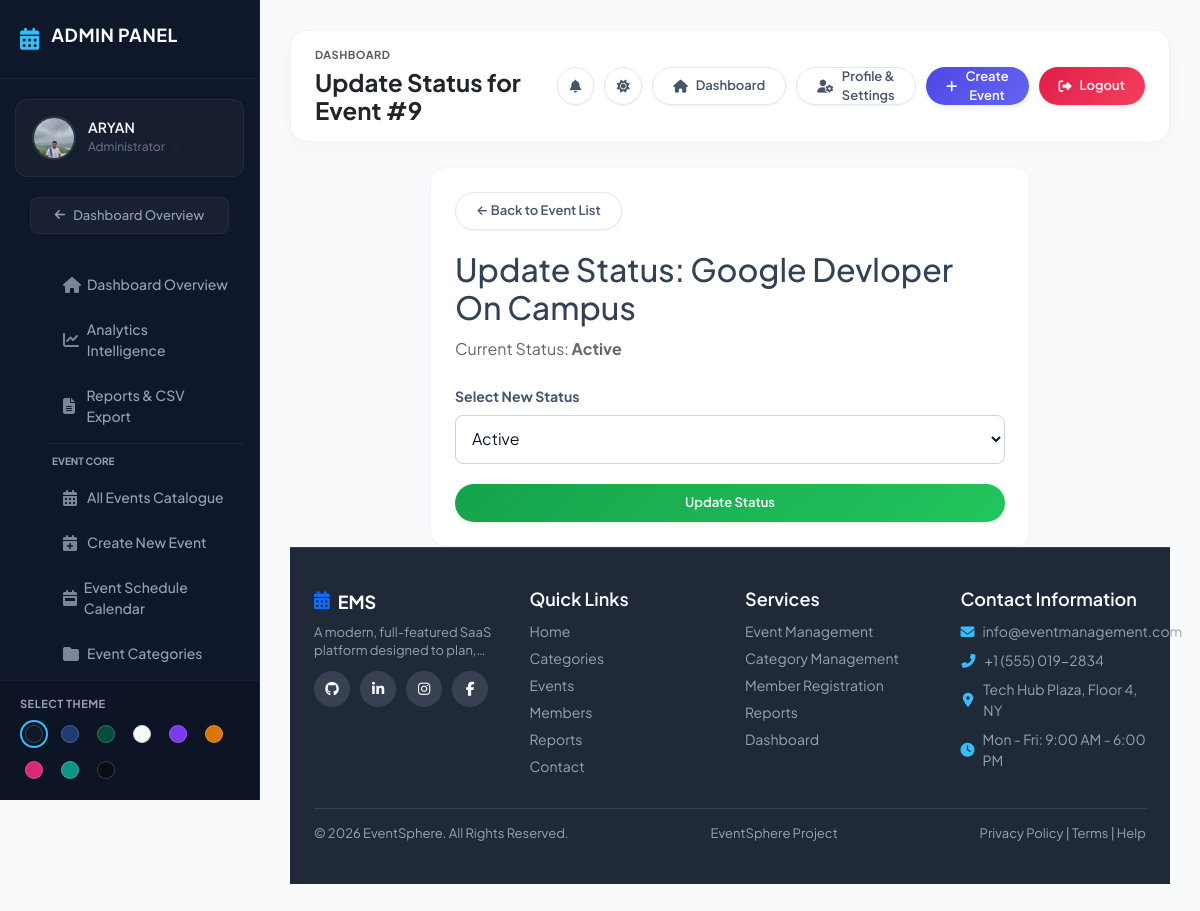
The app's page /update-event-status/9/ (signed in) with its own data.
### event/models.py (models this page shows, shortened)
class UserProfile(models.Model):
    LANGUAGE_CHOICES = [
        ('en', 'English'),
        ('hi', 'Hindi'),
        ('es', 'Spanish'),
        ('fr', 'French'),
        ('de', 'German'),
        ('zh', 'Chinese'),
        ('ar', 'Arabic'),
        ('pt', 'Portuguese'),
        ('ja', 'Japanese'),
        ('ru', 'Russian'),
    ]
    TIMEZONE_CHOICES = [
        ('Asia/Kolkata', 'India (IST, UTC+5:30)'),
        ('UTC', 'UTC (Coordinated Universal Time)'),
        ('America/New_York', 'New York (EST/EDT, UTC-5/-4)'),
        ('America/Chicago', 'Chicago (CST/CDT, UTC-6/-5)'),
        ('America/Denver', 'Denver (MST/MDT, UTC-7/-6)'),
        ('America/Los_Angeles', 'Los Angeles (PST/PDT, UTC-8/-7)'),
        ('Europe/London', 'London (GMT/BST, UTC+0/+1)'),
        ('Europe/Paris', 'Paris (CET/CEST, UTC+1/+2)'),
        ('Europe/Berlin', 'Berlin (CET/CEST, UTC+1/+2)'),
        ('Asia/Dubai', 'Dubai (GST, UTC+4)'),
        ('Asia/Singapore', 'Singapore (SGT, UTC+8)'),
        ('Asia/Tokyo', 'Tokyo (JST, UTC+9)'),
        ('Australia/Sydney', 'Sydney (AEST/AEDT, UTC+10/+11)'),
        ('Pacific/Auckland', 'Auckland (NZST/NZDT, UTC+12/+13)'),
    ]
    user = models.OneToOneField(User, on_delete=models.CASCADE, related_name='profile')
    phone = models.CharField(max_length=20, blank=True, null=True)
    profile_picture = models.ImageField(upload_to='profile_pics/', blank=True, null=True)
    department = models.CharField(max_length=100, blank=True, default='IT')
    designation = models.CharField(max_length=100, blank=True, default='Organizer')
    bio = models.TextField(blank=True, null=True, default='')
    receive_notifications = models.BooleanField(default=True)
    event_updates = models.BooleanField(default=True)
    new_member_notifications = models.BooleanField(default=True)
    report_notifications = models.BooleanField(default=True)
    contact_messages = models.BooleanField(default=True)
    email_notifications = models.BooleanField(default=True)
    email_login_alerts = models.BooleanField(default=True)
    password_change_alerts = models.BooleanField(default=True)
    security_notifications = models.BooleanField(default=True)
    theme_preference = models.CharField(max_length=20, default='slate')
    language = models.CharField(max_length=10, choices=LANGUAGE_CHOICES, default='en')
    timezone = models.CharField(max_length=50, choices=TIMEZONE_CHOICES, default='Asia/Kolkata')
    date_format = models.CharField(max_length=20, default='DD/MM/YYYY')
    time_format = models.CharField(max_length=10, default='12h')
    dashboard_layout = models.CharField(max_length=20, default='Grid')
    show_email = models.BooleanField(default=True)
    show_phone = models.BooleanField(default=False)
    profile_visibility = models.CharField(max_length=20, default='Public')
    allow_contact_requests = models.BooleanField(default=True)

class Event(models.Model):
    STATUS_CHOICES = [
        ('Active', 'Active'),
        ('Completed', 'Completed'),
        ('Pending', 'Pending'),
        ('Cancelled', 'Cancelled'),
    ]
    title = models.CharField(max_length=200)
    category = models.ForeignKey(Category, on_delete=models.SET_NULL, null=True, related_name='events')
    venue_ref = models.ForeignKey(Venue, on_delete=models.SET_NULL, null=True, blank=True, related_name='events')
    start_date = models.DateField()
    end_date = models.DateField()
    start_time = models.TimeField(null=True, blank=True)
    end_time = models.TimeField(null=True, blank=True)
    venue = models.CharField(max_length=200)
    location = models.CharField(max_length=300, blank=True, null=True)
    description = models.TextField()
    banner = models.ImageField(upload_to='event_banners/', blank=True, null=True)
    speaker_name = models.CharField(max_length=200, blank=True, null=True)
    organizer = models.CharField(max_length=200, blank=True, null=True)
    max_participants = models.PositiveIntegerField(default=0)
    registration_deadline = models.DateField(null=True, blank=True)
    sponsors = models.CharField(max_length=500, blank=True, null=True)
    limit_participants = models.BooleanField(default=True)
    status = models.CharField(max_length=20, choices=STATUS_CHOICES, default='Active')
    created_at = models.DateTimeField(auto_now_add=True)
    updated_at = models.DateTimeField(auto_now=True)

### event/views.py (the view)
# urls.py: path('update-event-status/<int:event_id>/', views.update_event_status, name='update_event_status'),
@login_required(login_url='login')
def update_event_status(request, event_id):
    if not request.user.is_staff:
        messages.error(request, "Permission denied.")
        return redirect('dashboard')
    event = get_object_or_404(Event, id=event_id)
    if request.method == 'POST':
        event.status = request.POST.get('status', event.status)
        event.save()
        messages.success(request, f"Event '{event.title}' status updated to {event.status}.")
        return redirect('event_list')
    return render(request, 'update_event_status.html', {'event': event})

### templates/update_event_status.html (shortened to what this page needs)
{% extends 'base.html' %}
{% block page_title %}Update Status for Event #{{ event.id }}{% endblock %}
{% block content %}
<div class="form-container" style="max-width:600px;margin:0 auto;">
    <div style="margin-bottom:20px;">
        <a href="{% url 'event_list' %}" class="btn btn-secondary">← Back to Event List</a>
    </div>
    <h2>Update Status: {{ event.title }}</h2>
    <p style="margin:10px 0 25px;color:#666;">Current Status: <strong>{{ event.status }}</strong></p>
    <form method="POST" action="{% url 'update_event_status' event.id %}">
        <div class="form-group">
            <label for="status">Select New Status</label>
            <select id="status" name="status" required>
                <option value="Active" {% if event.status == 'Active' %}selected{% endif %}>Active</option>
            </select>
        </div>
        <button type="submit" class="btn btn-success" style="width:100%;">Update Status</button>
    </form>
</div>
{% endblock %}

### templates/base.html (shortened to what this page needs)
<!DOCTYPE html>
<html lang="en">
<head>
<link rel="stylesheet" href="https://cdnjs.cloudflare.com/ajax/libs/font-awesome/6.6.0/css/all.min.css">
<link href="https://cdn.jsdelivr.net/npm/bootstrap@5.3.3/dist/css/bootstrap.min.css" rel="stylesheet">
<link href="https://cdnjs.cloudflare.com/ajax/libs/animate.css/4.1.1/animate.min.css" rel="stylesheet">
</head>
<body>
<div class="sidebar">
    <div class="sidebar-scrollable">
        <div class="logo">
            <i class="fas fa-calendar-alt"></i>
            <h2>{% if user.is_staff %}Admin Panel{% else %}User Portal{% endif %}</h2>
        </div>
        <a href="{% url 'profile' %}" class="profile" style="text-decoration: none; display: flex; color: inherit; cursor: pointer; transition: background 0.2s ease, transform 0.2s ease;">
            {% if user.profile.profile_picture %}
                <img src="{{ user.profile.profile_picture.url }}" alt="Profile Picture">
            {% elif user.is_staff %}
                <img src="https://i.imgur.com/2DhmtJ4.png" alt="Admin">
            {% else %}
                <img src="https://ui-avatars.com/api/?name={{ user.first_name|default:user.username }}&background=38bdf8&color=fff" alt="User">
            {% endif %}
            {% if user.is_staff %}
                <div class="profile-info">
                    <h3>{{ user.first_name|default:user.username }}</h3>
                    <p>Administrator <i class="fas fa-cog ms-1 text-muted" style="font-size: 10px;"></i></p>
                </div>
            {% else %}
                <div class="profile-info">
                    <h3>{{ user.first_name|default:user.username }}</h3>
                    <p>Event Participant <i class="fas fa-cog ms-1 text-muted" style="font-size: 10px;"></i></p>
                </div>
            {% endif %}
        </a>
        <div style="display:flex;justify-content:center;margin-bottom:15px;padding:0 15px;">
            <a href="{% url 'dashboard' %}" class="btn-sidebar-back">
                <i class="fas fa-arrow-left"></i> Dashboard Overview
            </a>
        </div>
        <ul class="menu">
            {% if user.is_staff %}
                <li><a href="{% url 'dashboard' %}"><i class="fas fa-home"></i> Dashboard Overview</a></li>
                <li><a href="{% url 'analytics' %}"><i class="fas fa-chart-line"></i> Analytics Intelligence</a></li>
                <li><a href="{% url 'reports' %}"><i class="fas fa-file-alt"></i> Reports &amp; CSV Export</a></li>
                <li style="border-top: 1px solid var(--sidebar-border); margin: 6px 15px;"></li>
                <li class="menu-label" style="font-size:10px;text-transform:uppercase;color:var(--sidebar-text);padding:4px 20px;font-weight:700;">Event Core</li>
                <li><a href="{% url 'event_list' %}"><i class="fas fa-calendar-alt"></i> All Events Catalogue</a></li>
                <li><a href="{% url 'create_event' %}"><i class="fas fa-calendar-plus"></i> Create New Event</a></li>
                <li><a href="{% url 'calendar' %}"><i class="fas fa-calendar-week"></i> Event Schedule Calendar</a></li>
                <li><a href="{% url 'event_category' %}"><i class="fas fa-folder"></i> Event Categories</a></li>
            {% endif %}
        </ul>
    </div>
    <div class="theme-switcher">
        <h4>Select Theme</h4>
        <div class="theme-options">
            <button class="theme-btn active" data-theme="slate" title="Slate Dark"><span class="dot slate-dot"></span></button>
            <button class="theme-btn" data-theme="navy" title="Royal Navy"><span class="dot navy-dot"></span></button>
            <button class="theme-btn" data-theme="emerald" title="Forest Emerald"><span class="dot emerald-dot"></span></button>
            <button class="theme-btn" data-theme="light" title="Light Mode"><span class="dot light-dot"></span></button>
            <button class="theme-btn" data-theme="amethyst" title="Amethyst Purple"><span class="dot amethyst-dot"></span></button>
            <button class="theme-btn" data-theme="amber" title="Sunset Amber"><span class="dot amber-dot"></span></button>
            <button class="theme-btn" data-theme="rose" title="Velvet Rose"><span class="dot rose-dot"></span></button>
            <button class="theme-btn" data-theme="teal" title="Ocean Teal"><span class="dot teal-dot"></span></button>
            <button class="theme-btn" data-theme="charcoal" title="Midnight Charcoal"><span class="dot charcoal-dot"></span></button>
        </div>
    </div>
</div>
<div class="main">
    <div class="content-wrapper">
        <div class="header">
            <div style="display: flex; align-items: center;">
                <div class="d-flex flex-column">
                    <nav aria-label="breadcrumb" class="d-none d-sm-block mb-1">
                        <ol class="breadcrumb mb-0" id="dynamicBreadcrumbs" style="font-size: 11px; text-transform: uppercase; font-weight: 700; letter-spacing: 0.5px;">
                            <li class="breadcrumb-item"><a href="{% url 'dashboard' %}" class="text-muted text-decoration-none">Dashboard</a></li>
                        </ol>
                    </nav>
                    <h1 class="mb-0 fs-4 fw-bold text-dark">{% block page_title %}Event Management Portal{% endblock %}</h1>
                </div>
            </div>
            <div class="header-buttons">
                <a href="{% url 'notification_list' %}" class="btn btn-secondary position-relative" title="Notifications" style="padding: 8px 12px; display: inline-flex; align-items: center; justify-content: center; height: 38px; width: 38px;">
                    <i class="fas fa-bell"></i>
                </a>
                <button class="btn btn-secondary" id="themeToggleBtn" title="Toggle Light/Dark Mode" style="padding: 8px 12px; display: inline-flex; align-items: center; justify-content: center; height: 38px; width: 38px;">
                    <i class="fas fa-moon" id="themeToggleIcon"></i>
                </button>
                <a href="{% url 'dashboard' %}" class="btn btn-secondary"><i class="fas fa-home"></i> Dashboard</a>
                <a href="{% url 'profile' %}" class="btn btn-secondary"><i class="fas fa-user-cog"></i> Profile &amp; Settings</a>
                {% if user.is_staff %}
                    <a href="{% url 'create_event' %}" class="btn"><i class="fas fa-plus"></i> Create Event</a>
                {% endif %}
                <a href="{% url 'logout' %}" class="btn btn-danger"><i class="fas fa-sign-out-alt"></i> Logout</a>
            </div>
        </div>
        {% block content %}{% endblock %}
    </div>
    <footer class="site-footer mt-auto">
        <div class="container-fluid px-4">
            <div class="row">
                <div class="col-lg-3 col-md-6 col-12 mb-4 mb-lg-0">
                    <div class="footer-logo">
                        <i class="fas fa-calendar-alt text-primary"></i> EMS
                    </div>
                    <p class="footer-about-text">
                        A modern, full-featured SaaS platform designed to plan, track, and manage categories, registrations, and attendee metrics seamlessly.
                    </p>
                    <div class="social-icons">
                        <a href="#" class="social-icon-btn"><i class="fab fa-github"></i></a>
                        <a href="#" class="social-icon-btn"><i class="fab fa-linkedin-in"></i></a>
                        <a href="#" class="social-icon-btn"><i class="fab fa-instagram"></i></a>
                        <a href="#" class="social-icon-btn"><i class="fab fa-facebook-f"></i></a>
                    </div>
                </div>
                <div class="col-lg-3 col-md-6 col-12 mb-4 mb-lg-0">
                    <h5>Quick Links</h5>
                    <ul>
                        <li><a href="{% url 'dashboard' %}">Home</a></li>
                        <li><a href="{% url 'event_category' %}">Categories</a></li>
                        <li><a href="{% url 'event_list' %}">Events</a></li>
                        <li><a href="{% url 'joinevent_list' %}">Members</a></li>
                        <li><a href="{% url 'complete_event_list' %}">Reports</a></li>
                        <li><a href="{% url 'contact' %}">Contact</a></li>
                    </ul>
                </div>
                <div class="col-lg-3 col-md-6 col-12 mb-4 mb-md-0">
                    <h5>Services</h5>
                    <ul>
                        <li><a href="{% url 'event_list' %}">Event Management</a></li>
                        <li><a href="{% url 'event_category' %}">Category Management</a></li>
                        <li><a href="{% url 'add_event_member' %}">Member Registration</a></li>
                        <li><a href="{% url 'complete_event_list' %}">Reports</a></li>
                        <li><a href="{% url 'dashboard' %}">Dashboard</a></li>
                    </ul>
                </div>
                <div class="col-lg-3 col-md-6 col-12">
                    <h5>Contact Information</h5>
                    <ul class="contact-info-list">
                        <li><i class="fas fa-envelope"></i> <span>info@eventmanagement.com</span></li>
                        <li><i class="fas fa-phone-alt"></i> <span>+1 (555) 019-2834</span></li>
                        <li><i class="fas fa-map-marker-alt"></i> <span>Tech Hub Plaza, Floor 4, NY</span></li>
                        <li><i class="fas fa-clock"></i> <span>Mon - Fri: 9:00 AM - 6:00 PM</span></li>
                    </ul>
                </div>
            </div>
            <div class="footer-divider"></div>
            <div class="bottom-bar d-flex flex-column flex-md-row justify-content-between align-items-center text-center text-md-start">
                <div class="mb-2 mb-md-0">
                    © 2026 EventSphere. All Rights Reserved.
                </div>
                <div class="mb-2 mb-md-0">
                    EventSphere Project
                </div>
                <div>
                    <a href="#">Privacy Policy</a> | <a href="#">Terms</a> | <a href="#">Help</a>
                </div>
            </div>
        </div>
    </footer>
    <div class="toast-container position-fixed bottom-0 end-0 p-3" style="z-index: 1100;">
    </div>
</div>
</body>
</html>

### records on screen
Event: id "9", title "Google Devloper On Campus", status "Active"

### other values on screen
{{ user.first_name|default:user.username }} "ARYAN"
